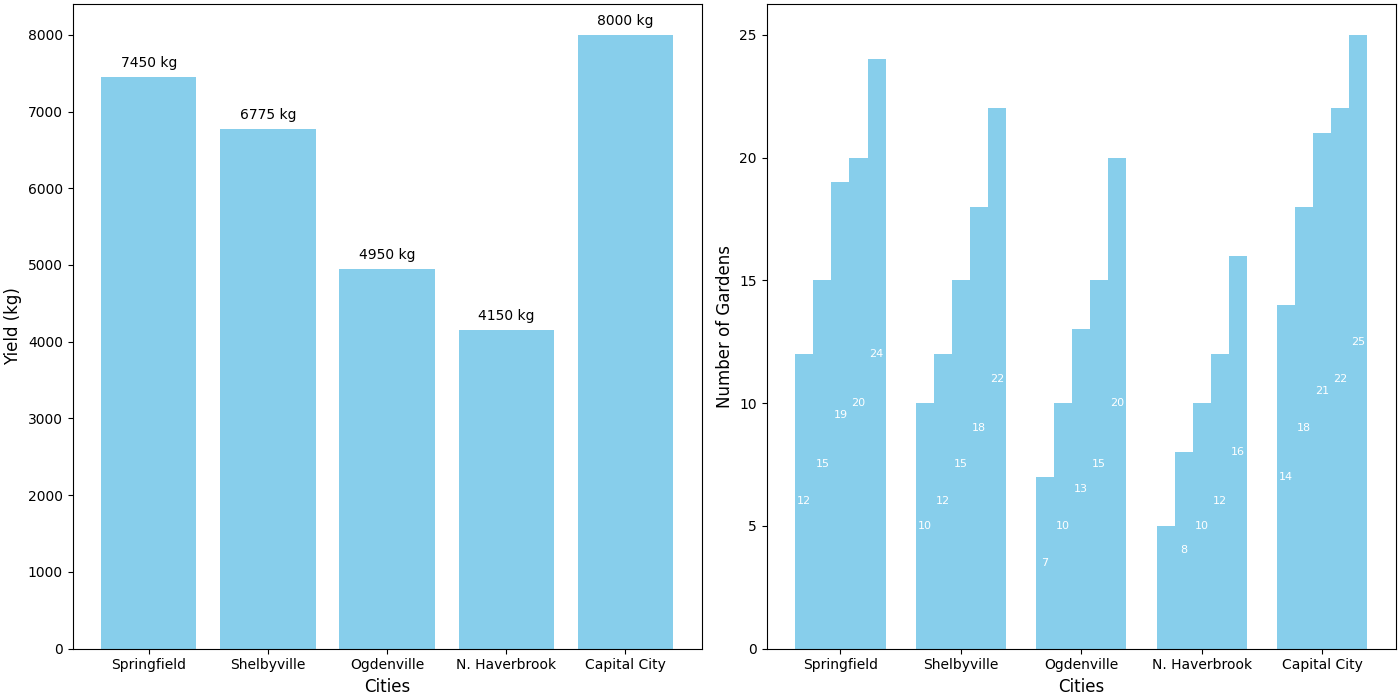

Generate this figure with Python:
import matplotlib.pyplot as plt
import numpy as np

cities = ['Springfield', 'Shelbyville', 'Ogdenville', 'N. Haverbrook', 'Capital City']
years = ['2019', '2020', '2021', '2022', '2023']

gardens_setup = np.array([
    [12, 15, 19, 20, 24],
    [10, 12, 15, 18, 22],
    [7, 10, 13, 15, 20],
    [5, 8, 10, 12, 16],
    [14, 18, 21, 22, 25]
])

harvest_yield = np.array([
    [1200, 1350, 1500, 1600, 1800],
    [1100, 1225, 1375, 1475, 1600],
    [700, 900, 1000, 1100, 1250],
    [500, 750, 850, 950, 1100],
    [1400, 1500, 1600, 1700, 1800]
])

total_harvest_yield = harvest_yield.sum(axis=1)

fig, (ax2, ax1) = plt.subplots(1, 2, figsize=(14, 7), constrained_layout=True)

# Subplot 2: Bar chart for total harvest yield now ax2 is first
bars = ax2.bar(cities, total_harvest_yield, color='skyblue')

for bar, yield_amount in zip(bars, total_harvest_yield):
    ax2.annotate(f'{yield_amount} kg', 
                 xy=(bar.get_x() + bar.get_width() / 2, bar.get_height()),
                 xytext=(0, 5), textcoords="offset points",
                 ha='center', va='bottom', fontsize=10, color='black')

ax2.set_xlabel("Cities", fontsize=12)
ax2.set_ylabel("Yield (kg)", fontsize=12)

# Subplot 1: Bar chart for gardens setup now ax1 is second
bar_width = 0.15
indices = np.arange(len(cities))

for i, year in enumerate(years):
    bars = ax1.bar(indices + i * bar_width, gardens_setup[:, i], width=bar_width, color='skyblue')
    
    for bar in bars:
        height = bar.get_height()
        if height > 5: 
            ax1.annotate(f'{int(height)}', 
                         xy=(bar.get_x() + bar.get_width() / 2, bar.get_height() / 2),
                         xytext=(0, 0), textcoords="offset points",
                         ha='center', va='center', fontsize=8, color='white')

ax1.set_xlabel("Cities", fontsize=12)
ax1.set_ylabel("Number of Gardens", fontsize=12)

ax1.set_xticks(indices + bar_width * (len(years) - 1) / 2)
ax1.set_xticklabels(cities)

plt.show()
